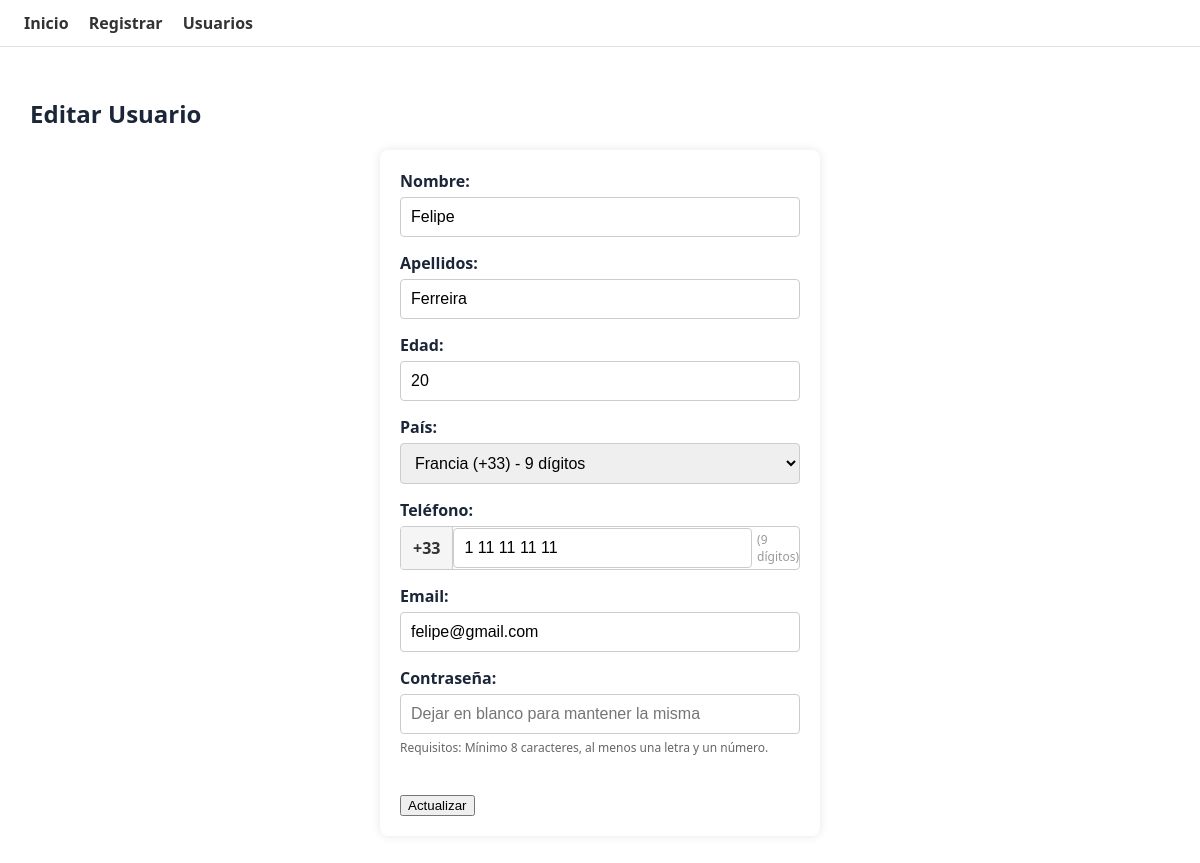
The app's page /editar/3 with its own data.
### app.py (models this page shows, shortened)
class Usuario(db.Model):
    id = db.Column(db.Integer, primary_key=True)
    email = db.Column(db.String(120), unique=True, nullable=False)
    nombre = db.Column(db.String(80), nullable=False)
    apellidos = db.Column(db.String(80), nullable=False)
    password = db.Column(db.String(200), nullable=False)
    telefono = db.Column(db.String(20), nullable=False)
    edad = db.Column(db.Integer, nullable=False)

### app.py (the view, shortened to what this page needs)
@app.route("/editar/<int:id>", methods=["GET", "POST"])
def editar(id):
    try:
        usuario = db.get_or_404(Usuario, id)
        return render_template("form.html", usuario=usuario)
    except Exception as e:
        return "Usuario no encontrado", 404

### templates/form.html (shortened to what this page needs)
{% extends "base.html" %}
{% block content %}
<h2>{% if usuario %}Editar Usuario{% else %}Registro de Usuario{% endif %}</h2>
<form method="post" class="form-container">
    <div class="form-group">
        <label for="nombre">Nombre:</label>
        <input type="text" name="nombre" id="nombre" value="{{ datos.nombre if datos else (usuario.nombre if usuario else '') }}" required pattern="[a-zA-ZáéíóúñÁÉÍÓÚÑ\s]+" placeholder="Ingresa tu nombre" title="Solo se permiten letras">
    </div>
    <div class="form-group">
        <label for="apellidos">Apellidos:</label>
        <input type="text" name="apellidos" id="apellidos" value="{{ datos.apellidos if datos else (usuario.apellidos if usuario else '') }}" required pattern="[a-zA-ZáéíóúñÁÉÍÓÚÑ\s]+" placeholder="Ingresa tus apellidos" title="Solo se permiten letras">
    </div>
    <div class="form-group">
        <label for="edad">Edad:</label>
        <input type="number" name="edad" id="edad" value="{{ datos.edad if datos else (usuario.edad if usuario else '') }}" required placeholder="Ingresa tu edad">
    </div>
    <div class="form-group">
        <label for="pais">País:</label>
        <select name="pais" id="pais" required>
            <option value="+33|9" {% if (datos and datos.prefijo == '+33') or (usuario and usuario.telefono and usuario.telefono.startswith('+33')) %}selected{% endif %}>Francia (+33) - 9 dígitos</option>
        </select>
    </div>
    <div class="form-group">
        <label for="telefono">Teléfono:</label>
        <div class="phone-input-wrapper">
            <span id="prefijo-display">{{ datos.prefijo if datos else (usuario.telefono.split(' ',1)[0] if usuario and ' ' in usuario.telefono else '') }}</span>
            <input type="tel" name="telefono" id="telefono" value="{{ datos.telefono if datos else (usuario.telefono.split(' ',1)[1] if usuario and ' ' in usuario.telefono else (usuario.telefono if usuario else '')) }}" required maxlength="14" placeholder="600-123-456">
            <span id="digits-info" style="font-size: 12px; color: #999; margin-left: 5px;">(9 dígitos)</span>
        </div>
    </div>
    <div class="form-group">
        <label for="email">Email:</label>
        <input type="email" name="email" id="email" value="{{ datos.email if datos else (usuario.email if usuario else '') }}" required placeholder="ejemplo@dominio.com" title="Introduce una dirección de correo electrónico válido, por ejemplo: usuario@ejemplo.com">
    </div>
    <div class="form-group">
        <label for="password">Contraseña:</label>
        <input type="password" name="password" id="password" {% if not usuario %}required{% endif %} placeholder="{% if usuario %}Dejar en blanco para mantener la misma{% else %}Ingresa una contraseña{% endif %}">
        <div id="password-requirements" style="font-size: 12px; color: #666; margin-top: 5px;">
            Requisitos: Mínimo 8 caracteres, al menos una letra y un número.
        </div>
    </div>
    <br>
    <input type="submit" value="{% if usuario %}Actualizar{% else %}Guardar{% endif %}">
</form>
{% endblock %}

### static/style.css (style rules this page uses)
.form-container { background: white; padding: 20px; border-radius: 8px; box-shadow: 0 0 10px rgba(0,0,0,0.1); max-width: 400px; margin: 0 auto; }
.form-group { margin-bottom: 15px; }
.form-group label { display: block; margin-bottom: 5px; font-weight: bold; }
.form-group input { width: 100%; padding: 10px; border: 1px solid #ccc; border-radius: 4px; box-sizing: border-box; font-size: 16px; }
.form-group select { width: 100%; padding: 10px; border: 1px solid #ccc; border-radius: 4px; box-sizing: border-box; font-size: 16px; }
.phone-input-wrapper { display: flex; align-items: center; border: 1px solid #ccc; border-radius: 4px; overflow: hidden; }
.phone-input-wrapper #prefijo-display { background: #f5f5f5; padding: 10px 12px; font-weight: bold; color: #333; border-right: 1px solid #ccc; user-select: none; }

### records on screen
Usuario: nombre "Felipe", apellidos "Ferreira", edad "20", pais "Francia (+33) - 9 dígitos", telefono "+33", telefono "1 11 11 11 11", email "felipe@gmail.com"
